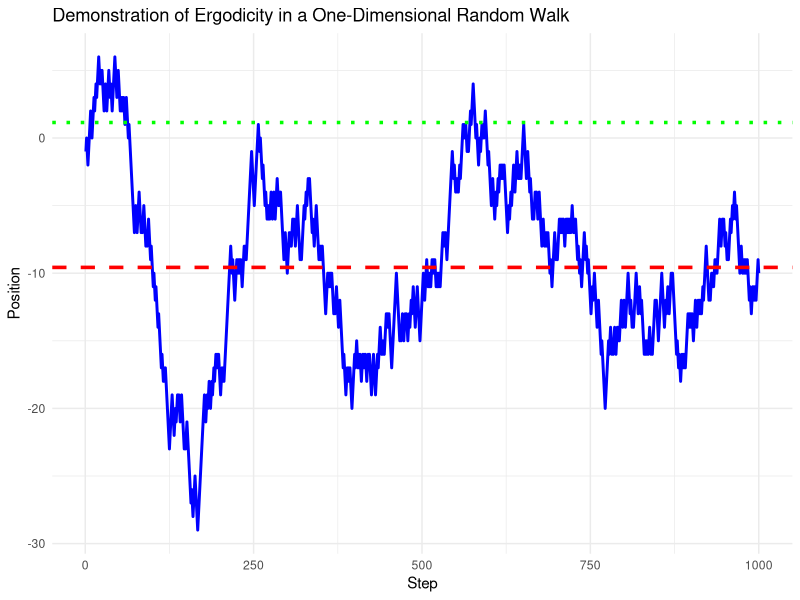

Here is the R script that generated this plot:
library(ggplot2)
library(dplyr)

simulate_random_walk <- function(steps = 1000, trials = 1000) {
  # Generate random steps
  walks <- matrix(sample(c(-1, 1), size = steps * trials, replace = TRUE), nrow = trials)
  # Cumulative sum to find positions
  positions <- t(apply(walks, 1, cumsum))
  
  # Time average for the first trial
  time_avg_position <- mean(positions[1, ])
  
  # Ensemble average after all steps
  ensemble_avg_positions <- mean(positions[, steps])
  
  return(list(positions = positions, time_avg = time_avg_position, ensemble_avg = ensemble_avg_positions))
}

# Parameters
steps <- 1000
trials <- 1000

# Simulation
results <- simulate_random_walk(steps, trials)
positions <- results$positions
time_avg <- results$time_avg
ensemble_avg <- results$ensemble_avg

# Data preparation for plotting
plot_data <- data.frame(Step = 1:steps, Position = positions[1, ])

# Visualization using ggplot2
ggplot(plot_data, aes(x = Step, y = Position)) +
  geom_line(color = "blue", size = 1) +
  geom_hline(yintercept = time_avg, color = "red", linetype = "dashed", size = 1.2, 
             label = paste("Time Average:", round(time_avg, 2))) +
  geom_hline(yintercept = ensemble_avg, color = "green", linetype = "dotted", size = 1.2, 
             label = paste("Ensemble Average:", round(ensemble_avg, 2))) +
  labs(title = "Demonstration of Ergodicity in a One-Dimensional Random Walk",
       x = "Step", y = "Position") +
  theme_minimal()
